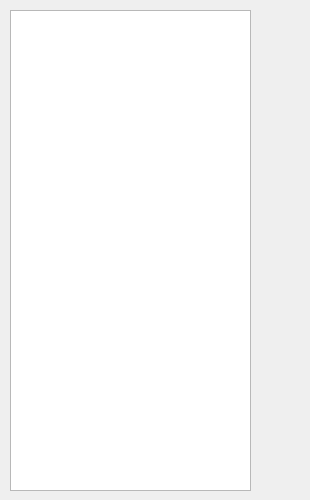
<?xml version="1.0" encoding="UTF-8"?>
<ui version="4.0">
 <class>ResultWindow</class>
 <widget class="QWidget" name="ResultWindow">
  <property name="geometry">
   <rect>
    <x>0</x>
    <y>0</y>
    <width>310</width>
    <height>500</height>
   </rect>
  </property>
  <property name="windowTitle">
   <string>ResultWindow</string>
  </property>
  <widget class="QTreeView" name="treeView">
   <property name="geometry">
    <rect>
     <x>10</x>
     <y>10</y>
     <width>241</width>
     <height>481</height>
    </rect>
   </property>
  </widget>
 </widget>
 <layoutdefault spacing="6" margin="11"/>
 <resources/>
 <connections/>
</ui>
